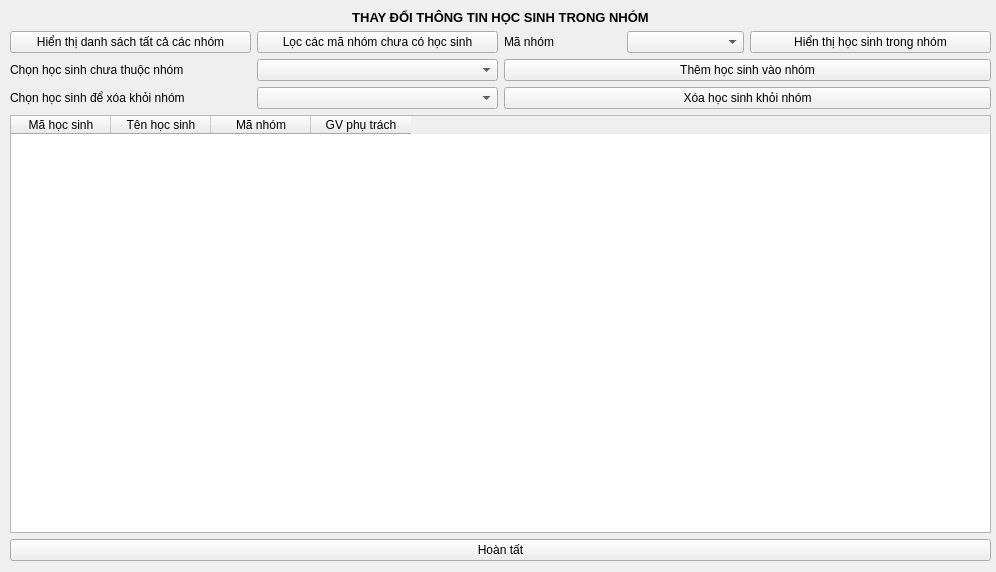
<?xml version="1.0" encoding="UTF-8"?>
<ui version="4.0">
 <class>thaydoitthstrongnhom</class>
 <widget class="QWidget" name="thaydoitthstrongnhom">
  <property name="geometry">
   <rect>
    <x>0</x>
    <y>0</y>
    <width>996</width>
    <height>572</height>
   </rect>
  </property>
  <property name="windowTitle">
   <string>Thay đổi thông tin học sinh trong nhóm</string>
  </property>
  <widget class="QWidget" name="layoutWidget">
   <property name="geometry">
    <rect>
     <x>10</x>
     <y>10</y>
     <width>981</width>
     <height>551</height>
    </rect>
   </property>
   <layout class="QVBoxLayout" name="verticalLayout_4">
    <item>
     <widget class="QLabel" name="label_4">
      <property name="text">
       <string>&lt;html&gt;&lt;head/&gt;&lt;body&gt;&lt;p align=&quot;center&quot;&gt;&lt;span style=&quot; font-size:10pt; font-weight:600;&quot;&gt;THAY ĐỔI THÔNG TIN HỌC SINH TRONG NHÓM&lt;/span&gt;&lt;/p&gt;&lt;/body&gt;&lt;/html&gt;</string>
      </property>
     </widget>
    </item>
    <item>
     <layout class="QVBoxLayout" name="verticalLayout_3">
      <item>
       <layout class="QHBoxLayout" name="horizontalLayout_2">
        <item>
         <widget class="QPushButton" name="dstoanbonhom">
          <property name="text">
           <string>Hiển thị danh sách tất cả các nhóm</string>
          </property>
         </widget>
        </item>
        <item>
         <widget class="QPushButton" name="locmanhommoi">
          <property name="text">
           <string>Lọc các mã nhóm chưa có học sinh</string>
          </property>
         </widget>
        </item>
        <item>
         <layout class="QHBoxLayout" name="horizontalLayout">
          <item>
           <widget class="QLabel" name="label">
            <property name="text">
             <string>Mã nhóm</string>
            </property>
           </widget>
          </item>
          <item>
           <widget class="QComboBox" name="option_manhommoi"/>
          </item>
         </layout>
        </item>
        <item>
         <widget class="QPushButton" name="viewhs">
          <property name="text">
           <string>Hiển thị học sinh trong nhóm</string>
          </property>
         </widget>
        </item>
       </layout>
      </item>
      <item>
       <layout class="QHBoxLayout" name="horizontalLayout_5">
        <item>
         <layout class="QVBoxLayout" name="verticalLayout">
          <item>
           <layout class="QHBoxLayout" name="horizontalLayout_3">
            <item>
             <widget class="QLabel" name="label_2">
              <property name="text">
               <string>Chọn học sinh chưa thuộc nhóm</string>
              </property>
             </widget>
            </item>
            <item>
             <widget class="QComboBox" name="option_chonhsthem"/>
            </item>
           </layout>
          </item>
          <item>
           <layout class="QHBoxLayout" name="horizontalLayout_4">
            <item>
             <widget class="QLabel" name="label_3">
              <property name="text">
               <string>Chọn học sinh để xóa khỏi nhóm</string>
              </property>
             </widget>
            </item>
            <item>
             <widget class="QComboBox" name="option_chonhsxoa"/>
            </item>
           </layout>
          </item>
         </layout>
        </item>
        <item>
         <layout class="QVBoxLayout" name="verticalLayout_2">
          <item>
           <widget class="QPushButton" name="ths">
            <property name="text">
             <string>Thêm học sinh vào nhóm</string>
            </property>
           </widget>
          </item>
          <item>
           <widget class="QPushButton" name="xoahs">
            <property name="text">
             <string>Xóa học sinh khỏi nhóm</string>
            </property>
           </widget>
          </item>
         </layout>
        </item>
       </layout>
      </item>
     </layout>
    </item>
    <item>
     <widget class="QTableWidget" name="dshocsinhtheonhom_view">
      <column>
       <property name="text">
        <string>Mã học sinh</string>
       </property>
      </column>
      <column>
       <property name="text">
        <string>Tên học sinh</string>
       </property>
      </column>
      <column>
       <property name="text">
        <string>Mã nhóm</string>
       </property>
      </column>
      <column>
       <property name="text">
        <string>GV phụ trách</string>
       </property>
      </column>
     </widget>
    </item>
    <item>
     <widget class="QPushButton" name="hoantat">
      <property name="text">
       <string>Hoàn tất</string>
      </property>
     </widget>
    </item>
   </layout>
  </widget>
 </widget>
 <resources/>
 <connections/>
</ui>
